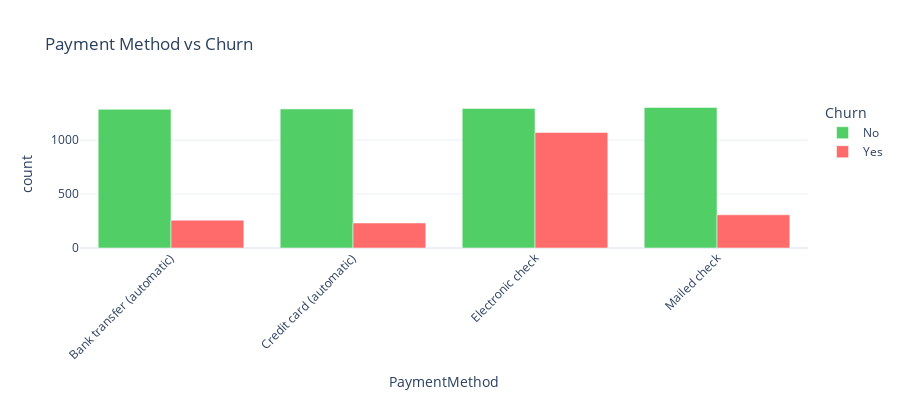

Notebook cell for this chart:
### Markdown cell above
### Payment Method Analysis

### Code cell
print("PAYMENT METHOD ANALYSIS")
print("="*60)

payment_churn = df.groupby('PaymentMethod')['Churn'].value_counts(normalize=True).unstack()
payment_churn_pct = (payment_churn['Yes'] * 100).round(1)

print("\nChurn Rate by Payment Method:")
for method, rate in payment_churn_pct.items():
    print(f"  {method:30s}: {rate:>5.1f}%")

# Visualization
fig = px.bar(df.groupby(['PaymentMethod', 'Churn']).size().reset_index(name='count'),
             x='PaymentMethod', y='count', color='Churn',
             title='Payment Method vs Churn',
             color_discrete_map={'Yes': '#ff6b6b', 'No': '#51cf66'},
             barmode='group')
fig.update_layout(height=400, xaxis_tickangle=-45)
fig.show()

print("\nKEY INSIGHT: Electronic check users have highest churn!")
print("   → Payment friction or lower engagement indicator?")

### Figure 1 — Plotly figure (JSON) as saved in the notebook; plotly's stock layout.template omitted (floating-point values rounded to 4 significant figures)
{"data": [{"alignmentgroup": "True", "hovertemplate": "Churn=No<br>PaymentMethod=%{x}<br>count=%{y}<extra></extra>", "legendgroup": "No", "marker": {"color": "#51cf66", "pattern": {"shape": ""}}, "name": "No", "offsetgroup": "No", "orientation": "v", "showlegend": true, "textposition": "auto", "type": "bar", "x": ["Bank transfer (automatic)", "Credit card (automatic)", "Electronic check", "Mailed check"], "xaxis": "x", "y": [1286, 1290, 1294, 1304], "yaxis": "y"}, {"alignmentgroup": "True", "hovertemplate": "Churn=Yes<br>PaymentMethod=%{x}<br>count=%{y}<extra></extra>", "legendgroup": "Yes", "marker": {"color": "#ff6b6b", "pattern": {"shape": ""}}, "name": "Yes", "offsetgroup": "Yes", "orientation": "v", "showlegend": true, "textposition": "auto", "type": "bar", "x": ["Bank transfer (automatic)", "Credit card (automatic)", "Electronic check", "Mailed check"], "xaxis": "x", "y": [258, 232, 1071, 308], "yaxis": "y"}], "layout": {"barmode": "group", "height": 400, "legend": {"title": {"text": "Churn"}, "tracegroupgap": 0}, "title": {"text": "Payment Method vs Churn"}, "xaxis": {"anchor": "y", "domain": [0, 1], "tickangle": -45, "title": {"text": "PaymentMethod"}}, "yaxis": {"anchor": "x", "domain": [0, 1], "title": {"text": "count"}}}}
